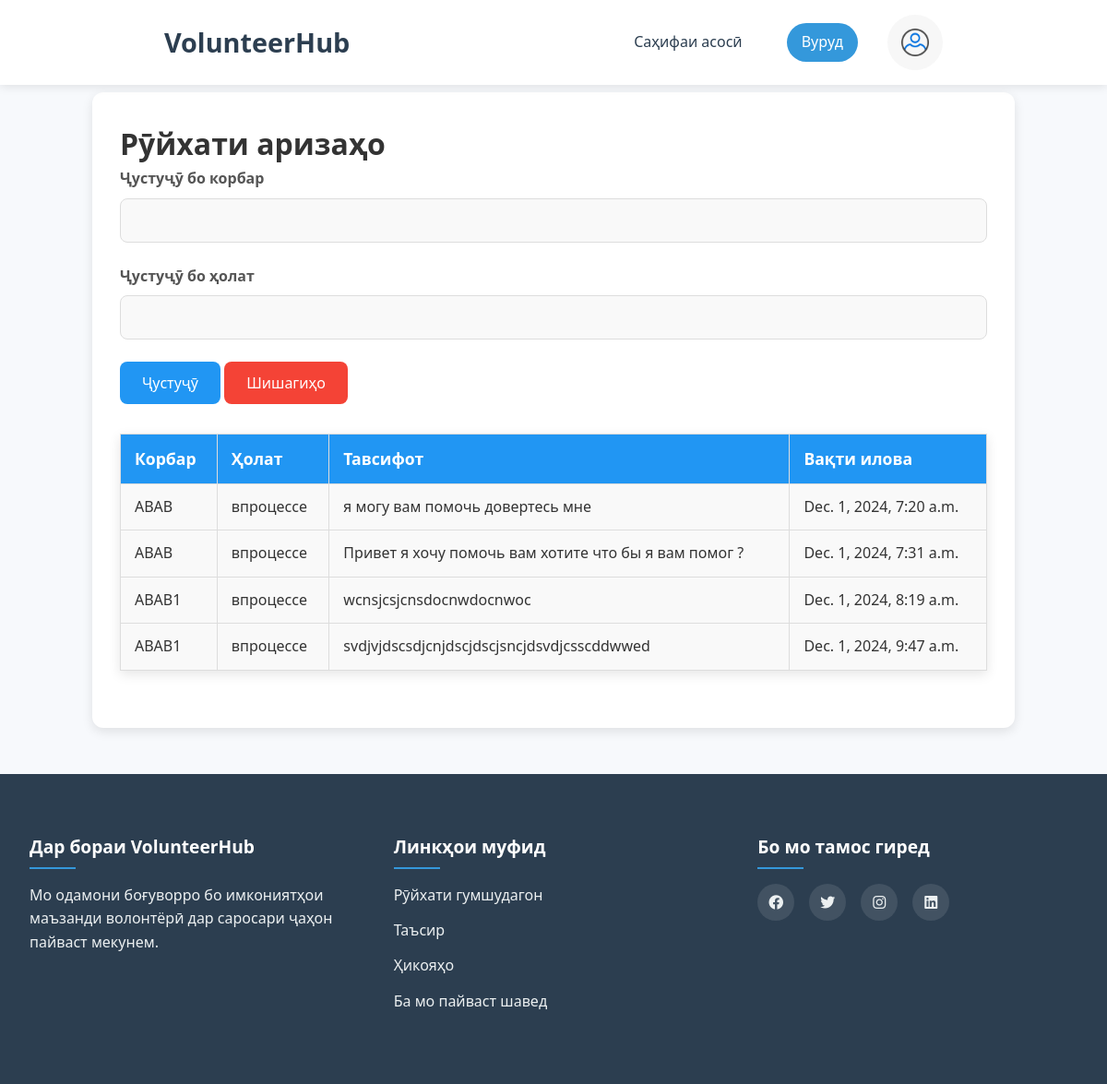
The app's page /applications/ with its own data.
### volunteer/models.py (models this page shows, shortened)
class Application(models.Model):
    CHOICE_STATUSHELP=(
        ("активно", "Активно"),
        ("завершино", "Завершино"),
        ("впроцессе", "Впроцессе"),
    )
    user = models.ForeignKey(CustomUser, on_delete=models.CASCADE)
    applay= models.ForeignKey(ApplyHelp, on_delete=models.CASCADE)
    description = models.TextField()
    add_time = models.DateTimeField(auto_now=True)
    status = models.CharField(max_length=50, choices=CHOICE_STATUSHELP)
    is_active = models.BooleanField(default=True)

class CustomUser(AbstractUser):
    CHOICE_GENDER=(
        ("женщина", "Женщина"),
        ("мужчина", "Мужчина"),
    )
    CHOICE_STATUS=(
        ("валантер", "Валантер"),
        ("Нуждающийся", "Нуждающийся"),
    )
    image = models.ImageField(upload_to="static/images", null=True, blank=True)
    age = models.IntegerField(null=True)
    phone_number = models.CharField(max_length=13,null=True)
    gender = models.CharField(max_length=50, choices=CHOICE_GENDER,null=True)
    status = models.CharField(max_length=50, choices=CHOICE_STATUS,null=True)
    latitude = models.FloatField(null=True)
    longitude = models.FloatField(null=True)

### volunteer/views.py (the view)
# urls.py: path('applications/', ApplicationListView.as_view(), name='application_list'),
class ApplicationListView(ListView):
    model = Application
    template_name = 'application_list.html'
    context_object_name = 'applications'
    paginate_by = 10  # Optional: Enables pagination with 10 items per page
    def get_queryset(self):
        queryset = super().get_queryset()
        user_query = self.request.GET.get('user', '').strip()
        status_query = self.request.GET.get('status', '').strip()
        if user_query:
            queryset = queryset.filter(user__username__icontains=user_query)
        if status_query:
            queryset = queryset.filter(status__icontains=status_query)
        return queryset
    def get_context_data(self, **kwargs):
        context = super().get_context_data(**kwargs)
        context['search_user'] = self.request.GET.get('user', '')
        context['search_status'] = self.request.GET.get('status', '')
        return context

### templates/application_list.html (shortened to what this page needs)
{% extends "base.html" %}
{% load static %}
{% block content %}
<!DOCTYPE html>
<html lang="tg">
<head>
</head>
<body>
    <div class="container">
        <h1>Рӯйхати аризаҳо</h1>
        <form method="get" style="margin-bottom: 2rem;">
            <div class="form-group">
                <label for="user">Ҷустуҷӯ бо корбар</label>
                <input type="text" id="user" name="user" value="{{ search_user }}">
            </div>
            <div class="form-group">
                <label for="status">Ҷустуҷӯ бо ҳолат</label>
                <input type="text" id="status" name="status" value="{{ search_status }}">
            </div>
            <button type="submit" class="btn">Ҷустуҷӯ</button>
            <a href="{% url 'application_list' %}" class="btn" style="background-color: #f44336;">Шишагиҳо</a>
        </form>
        <table>
            <thead>
                <tr>
                    <th>Корбар</th>
                    <th>Ҳолат</th>
                    <th>Тавсифот</th>
                    <th>Вақти илова</th>
                </tr>
            </thead>
            <tbody>
                {% for application in applications %}
                    <tr>
                        <td>{{ application.user.username }}</td>
                        <td>{{ application.status }}</td>
                        <td>{{ application.description }}</td>
                        <td>{{ application.add_time }}</td>
                    </tr>
                {% empty %}
                    <tr>
                        <td colspan="4" style="text-align: center; color: #888;">Аризаҳо ёфта нашуданд.</td>
                    </tr>
                {% endfor %}
            </tbody>
        </table>
    </div>
</body>
</html>
{% endblock content %}

### templates/application_list.html (style rules this page uses)
* { margin: 0; padding: 0; box-sizing: border-box; font-family: 'Segoe UI', Tahoma, Geneva, Verdana, sans-serif; }
body { background-color: #f7f9fc; color: #333; font-size: 16px; line-height: 1.6; height: 100vh; animation: fadeIn 1s ease-in-out; }
.container { width: 100%; max-width: 1000px; background-color: #fff; padding: 30px; border-radius: 12px; box-shadow: 0 4px 12px rgba(0, 0, 0, 0.1); animation: fadeInUp 1s ease-out; margin: auto; margin-top: 100px; margin-bottom: 50px; }
.form-group { margin-bottom: 1.5rem; }
.form-group label { font-weight: bold; color: #555; display: block; margin-bottom: 8px; }
.form-group input { width: 100%; padding: 12px; border-radius: 8px; border: 1px solid #ddd; background-color: #f9f9f9; font-size: 1rem; transition: all 0.3s ease; }
.btn { padding: 12px 24px; background-color: #2196F3; color: #fff; border: none; border-radius: 8px; text-align: center; text-decoration: none; font-size: 1rem; cursor: pointer; transition: all 0.3s ease; }
table { width: 100%; margin-top: 2rem; border-collapse: collapse; box-shadow: 0 4px 12px rgba(0, 0, 0, 0.1); animation: fadeIn 1s ease-in-out; }
th, td { padding: 12px 15px; text-align: left; border: 1px solid #ddd; }
th { background-color: #2196F3; color: white; font-size: 1.1rem; }
td { background-color: #f9f9f9; }

### records on screen
Application: user.username "ABAB", status "впроцессе", description "я могу вам помочь довертесь мне", add_time "Dec. 1, 2024, 7:20 a.m."
Application: user.username "ABAB", status "впроцессе", description "Привет я хочу помочь вам хотите что бы я вам помог ?", add_time "Dec. 1, 2024, 7:31 a.m."
Application: user.username "ABAB1", status "впроцессе", description "wcnsjcsjcnsdocnwdocnwoc", add_time "Dec. 1, 2024, 8:19 a.m."
Application: user.username "ABAB1", status "впроцессе", description "svdjvjdscsdjcnjdscjdscjsncjdsvdjcsscddwwed", add_time "Dec. 1, 2024, 9:47 a.m."
